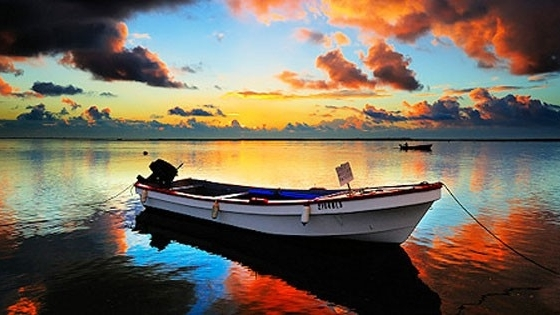
#> input picture Homeork1/photo.jpg, 560 x 315 px, found by its file name
$ python IPhm1.py
#> lines starting #> are read from the running program, lines starting #| are printed output that depends on the picture
import numpy as np
import cv2
import matplotlib.pyplot as plt
import matplotlib.patches as mpatches

g1=0.4
g2=1.7

IMG=cv2.imread('photo.jpg',cv2.IMREAD_GRAYSCALE)
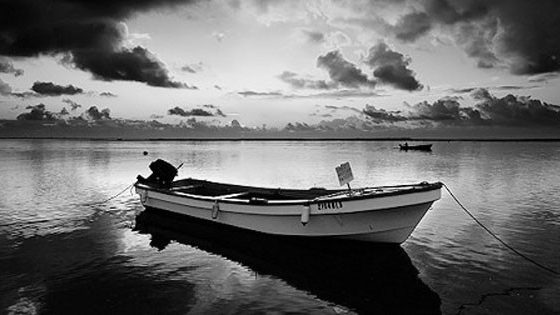
#> IMG: shape (315, 560); min 0, max 255, mean 107.5

##Find width and height of Image
height,width = IMG.shape[:2]
#> height = 315; width = 560

##Declare histogram data structure type for the original and 2 transform image
IMG_H=[0 for x in range(256)]
I=[0 for x in range(256)]
PT1_H=[0 for x in range(256)]
P1=[0 for x in range(256)]
PT2_H=[0 for x in range(256)]
P2=[0 for x in range(256)]

##Convert 2D array to 1D
IMG_F=IMG.flatten()
##Declare PT1 nad PT2 array
PT1_F=np.arange(width*height)
PT2_F=np.arange(width*height)


##Power Transformation
for j in range (0,height*width):
    if((IMG_F[j]*g1)>255):
        PT1_F[j]=255
    else:
        PT1_F[j]=IMG_F[j]*g1
    if((IMG_F[j]*g2)>255):
        PT2_F[j]=255
    else:
        PT2_F[j]=IMG_F[j]*g2

##Histogram graypixel Frquency
for i in range(0,width*height):
    IMG_H[round(IMG_F[i])]+=1
    PT1_H[round(PT1_F[i])]+=1
    PT2_H[round(PT2_F[i])]+=1
#> after the loop, IMG_H = 256 values, max 4013 at index 3, min 3 at index 254, mean 689.1; PT1_H = 256 values, max 7262 at index 1, min 0 at index 103, mean 689.1; PT2_H = 256 values, max 62523 at index 255, min 0 at index 2, mean 689.1

##Accumulative Frequency
I[0]=IMG_H[0]
P1[0]=PT1_H[0]
P2[0]=PT2_H[0]
for i in range (1,256):
    I[i]=I[i-1]+IMG_H[i]
    P1[i]=P1[i-1]+PT1_H[i]
    P2[i]=P2[i-1]+PT2_H[i]
#> after the loop, I = 256 values from 351 to 176400; P1 = 256 values from 4051 to 176400; P2 = 256 values from 351 to 176400


bins=np.linspace(0,255,256)
bar_width=0.35
f,ax=plt.subplots(1)
plt.xlabel('Levels')
plt.ylabel('Acumulative Frequency')
ax.plot(bins,I,color='red',label='Original')
ax.plot(bins,P1,color='blue',label='Darker')
ax.plot(bins,P2,color='green',label='Lighter')
plt.legend(loc='upper right')
plt.title('Accumulative frequency')
ax.set_ylim(ymin=0)
plt.show(f)
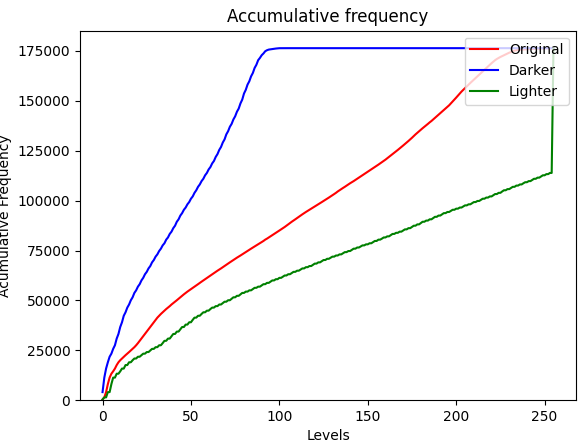
#> figure drawn by matplotlib, 1 panel; curve peaks at x = 255, y = 176400; curve peaks at x = 102, y = 176400; curve peaks at x = 255, y = 176400

cv2.imwrite('o.png',IMG)
cv2.imwrite('gray.png',np.reshape(PT1_F,(-1,width)))
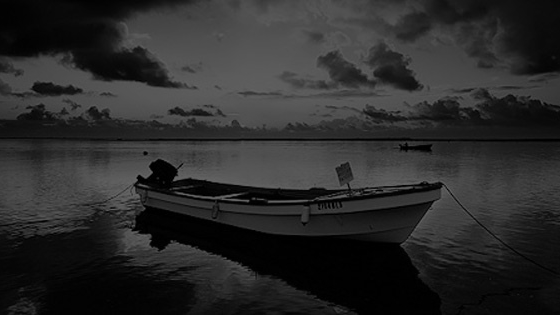
#> saved as gray.png: shape (315, 560); min 0, max 102, mean 42.6
cv2.imwrite('light.png',np.reshape(PT2_F,(-1,width)))
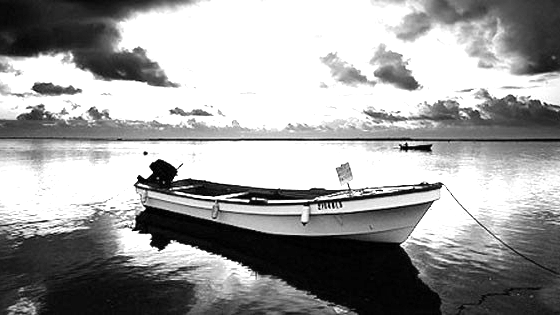
#> saved as light.png: shape (315, 560); min 0, max 255, mean 157
print("Complete")
